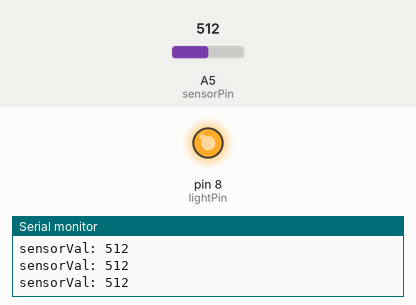
A sketch run on a simulated Arduino Uno, built with avr-gcc and run on an emulated ATmega328P. Parts: output pins drawn as LEDs (lit = HIGH), the last lines printed to the serial monitor. Inputs (shaded band) come from the test bench; at power-on: A5 (sensorPin) = 512.

Above: at 1.2 s.
1.3 s: A5 (sensorPin) set to 525
At 2.2 s:
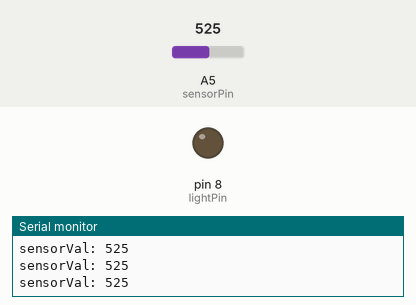
2.8 s: A5 (sensorPin) set to 716
At 3.2 s:
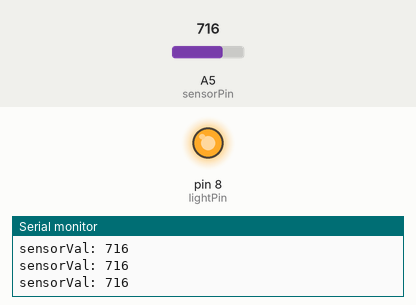
5.8 s: A5 (sensorPin) set to 729
At 6.6 s:
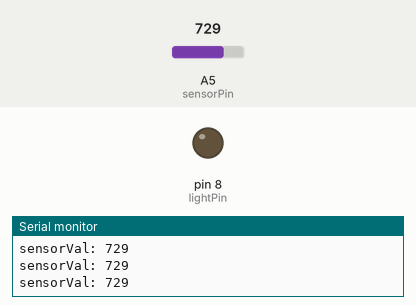
Timing chart, 0 to 8.8 s (numbered marks = the images above; inputs shaded):
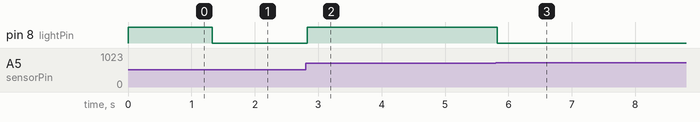

Measured:
- the behaviour switches between 515 and 516 on A5 (sensorPin) (found by bisection; images 0 and 1)
- the behaviour switches between 719 and 720 on A5 (sensorPin) (found by bisection; images 2 and 3)
- after the input at 1.3 s, pin 8 (lightPin): HIGH → LOW at once
- after the input at 2.8 s, pin 8 (lightPin): LOW → HIGH at once
- after the input at 5.8 s, pin 8 (lightPin): HIGH → LOW at once

The sketch:

touch_light.ino
```cpp
const int sensorPin = A5;
const int lightPin = 8;
int sensorVal = 0;
int lastSensorVal = 0;
int maxSensorVal = 0;
bool switchOn = false;
int lastTime = 0;

void setup() {
  Serial.begin(9600);
  pinMode(lightPin, OUTPUT);
}

void loop() {
  sensorVal = analogRead(sensorPin);

  if(switchOn){
    digitalWrite(lightPin, HIGH);
  }else{
    digitalWrite(lightPin, LOW);
  }

  if(sensorVal >= lastSensorVal + 4) {
    switchOn = !switchOn;
  }

  lastSensorVal = sensorVal;
  Serial.print("sensorVal: ");
  Serial.println(sensorVal);

  // ADC takes 1 ms to read
  delay(1);
}
```
